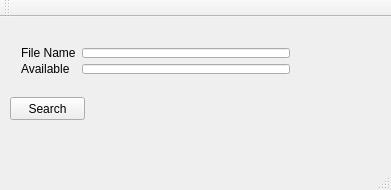
<?xml version="1.0" encoding="UTF-8"?>
<ui version="4.0">
 <class>MainWindow</class>
 <widget class="QMainWindow" name="MainWindow">
  <property name="geometry">
   <rect>
    <x>0</x>
    <y>0</y>
    <width>391</width>
    <height>190</height>
   </rect>
  </property>
  <property name="windowTitle">
   <string>P2P Client</string>
  </property>
  <widget class="QWidget" name="centralWidget">
   <widget class="QWidget" name="layoutWidget">
    <property name="geometry">
     <rect>
      <x>10</x>
      <y>20</y>
      <width>291</width>
      <height>48</height>
     </rect>
    </property>
    <layout class="QGridLayout" name="gridLayout">
     <item row="0" column="0">
      <widget class="QLabel" name="label">
       <property name="text">
        <string>File Name</string>
       </property>
      </widget>
     </item>
     <item row="0" column="1">
      <widget class="QLineEdit" name="nameEdit"/>
     </item>
     <item row="1" column="0">
      <widget class="QLabel" name="label_2">
       <property name="text">
        <string>Available</string>
       </property>
      </widget>
     </item>
     <item row="1" column="1">
      <widget class="QLineEdit" name="availableEdit">
       <property name="readOnly">
        <bool>true</bool>
       </property>
      </widget>
     </item>
    </layout>
   </widget>
   <widget class="QPushButton" name="searchBtn">
    <property name="geometry">
     <rect>
      <x>10</x>
      <y>80</y>
      <width>75</width>
      <height>23</height>
     </rect>
    </property>
    <property name="text">
     <string>Search</string>
    </property>
   </widget>
  </widget>
  <widget class="QMenuBar" name="menuBar">
   <property name="geometry">
    <rect>
     <x>0</x>
     <y>0</y>
     <width>391</width>
     <height>23</height>
    </rect>
   </property>
  </widget>
  <widget class="QToolBar" name="mainToolBar">
   <attribute name="toolBarArea">
    <enum>TopToolBarArea</enum>
   </attribute>
   <attribute name="toolBarBreak">
    <bool>false</bool>
   </attribute>
  </widget>
  <widget class="QStatusBar" name="statusBar"/>
 </widget>
 <layoutdefault spacing="6" margin="11"/>
 <resources/>
 <connections/>
</ui>
